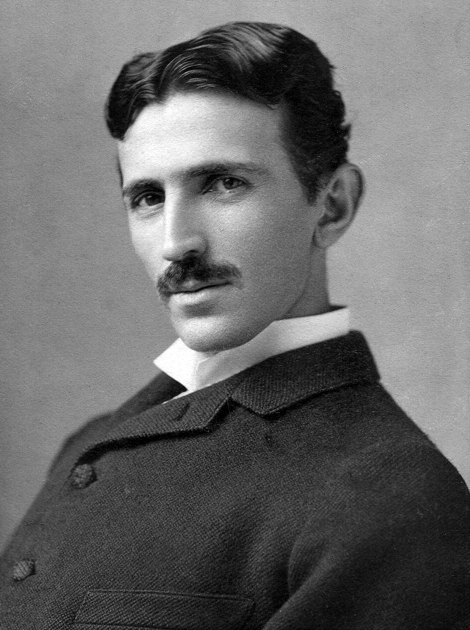
#> input picture lms/primeri/klon/tesla.jpg, 940 x 1260 px (shown at 1/2 size)
$ python test_warp.py
#> lines starting #> are read from the running program, lines starting #| are printed output that depends on the picture
import cv2
import mediapipe as mp
import numpy as np
import time
import os

img_path = os.path.join(os.path.dirname(__file__), "tesla.jpg")
img = cv2.imread(img_path)
#> img is the input picture: shape (1260, 940, 3); min 0, max 255, mean 104.4
h, w = img.shape[:2]
#> h = 1260; w = 940
s = min(h, w)
#> s = 940
tesla_base = cv2.resize(img[:s, :s], (480, 480))
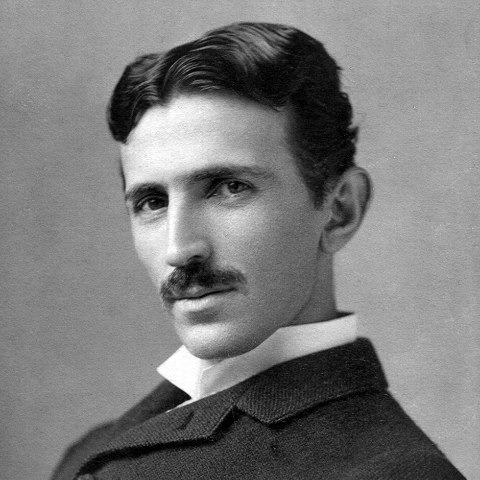
#> tesla_base: shape (480, 480, 3); min 0, max 255, mean 122.6

KEY_INDICES = [
    10, 338, 297, 332, 284, 251, 454, 323, 361, 288, 397, 152, 148, 176, 58, 132, 93, 234, 127, 54, 67, 109,
    33, 160, 158, 133, 153, 144, 362, 385, 387, 263, 373, 380,
    70, 105, 107, 336, 334, 300,
    168, 6, 1, 2,
    61, 81, 13, 311, 291, 402, 14, 178
]

mp_fm = mp.solutions.face_mesh
#> (the run stopped early here; a loop or call above may not have finished)

$ run again, with lms/primeri/klon/einstein.jpg copied over lms/primeri/klon/tesla.jpg
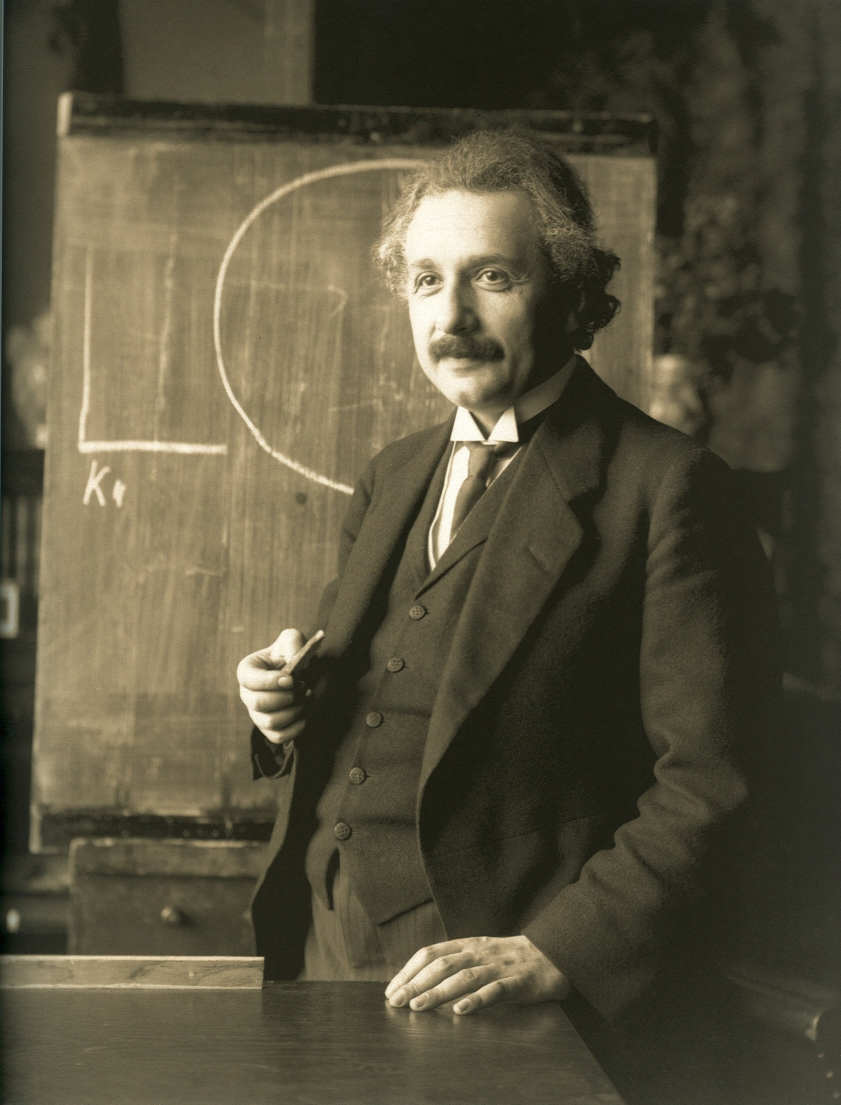
#> input picture lms/primeri/klon/einstein.jpg, 2523 x 3313 px (shown at 1/3 size)
#> img is the input picture: shape (3313, 2523, 3); mean B, G, R 61.4, 82.2, 87.8
#> `tesla_base = cv2.resize(img[:s, :s], (480, 480))`:
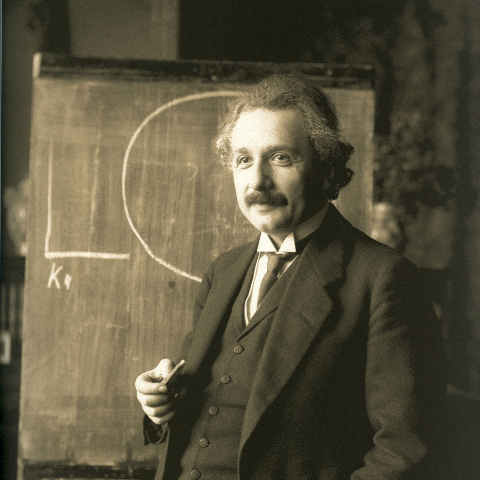
#> tesla_base: shape (480, 480, 3); mean B, G, R 63.3, 84.8, 91.1
